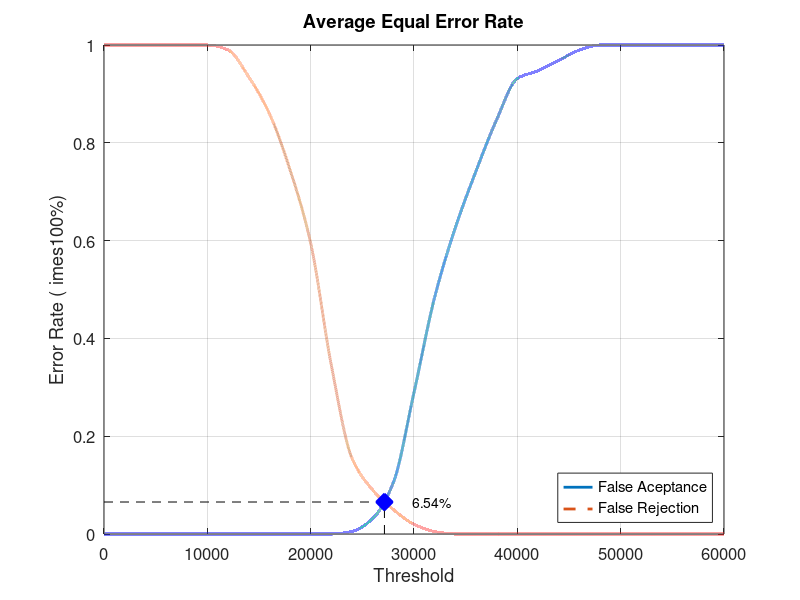
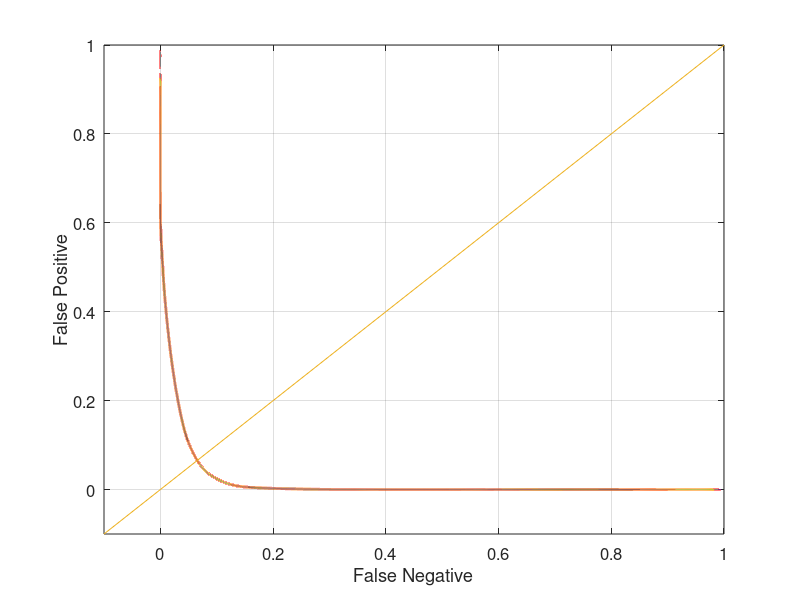

Write MATLAB code to recreate these figures, in order.
close all;
clear;
clc;
x = 0:2000:60000;
xq = 0:0.5:60000;

y0 = [0 0 0 0 0 0 0 0 0 0 0 0 0.00526316 0.0315789 0.105263 0.289474 0.484211 0.626316 0.742105 0.847368 0.931579 0.947368 0.968421 0.989474 1 1 1 1 1 1 1]
yy0 = interp1(x, y0, xq, 'pchip');
y1 = [1 1 1 1 1 1 0.99 0.935 0.86 0.745 0.595 0.345 0.155 0.09 0.05 0.02 0.005 0 0 0 0 0 0 0 0 0 0 0 0 0 0]
yy1 = interp1(x, y1, xq, 'pchip');

% Calculating EER: 
y2 = abs(y0 - y1);
find(y2 == min(y2))
yy2 = abs(yy0 - yy1);
xEER = find(yy2 == min(yy2));
xEERIndex = xq(xEER) % X-axis EER
yEER = yy0(xEER) % Y-axis EER

main = figure
plot(xq, yy0,'-','LineWidth', 2);	hold on
plot(xq, yy1,'--','LineWidth', 2);	hold on
plot([xEERIndex xEERIndex], [0 yEER], 'k--');	hold on
plot([0 xEERIndex], [yEER yEER], 'k--');	hold on
plot(xEERIndex, yEER, 'bx', 'LineWidth', 10);	hold on
text(xEERIndex + 10 * xEERIndex / 100, yEER, [num2str(round((10000 * yEER)) / 100) '%'])
legend('False Aceptance', 'False Rejection', 'Location', 'SouthEast')
xlabel('Threshold')
ylabel('Error Rate (	imes100%)')
title('Average Equal Error Rate')
set(gca, 'FontSize', 12)
axis([0 60000 0 1])
grid on

print(main, 'Database1_3Main', '-dpng');
FNRxFPR = figure('Color', [1 1 1]);
plot(yy1, yy0, '-', yy1, yy0, 'LineWidth', 2);
hold on
y = -0.1:0.1:1
plot(y, y); 
set(gca, 'FontSize', 12)
xlabel('False Negative')
ylabel('False Positive')
axis([-0.1 1 -0.1 1])
set(gca, 'FontSize', 12)
grid on

print(FNRxFPR, 'Database1_3FNRxFPR','-dpng');
